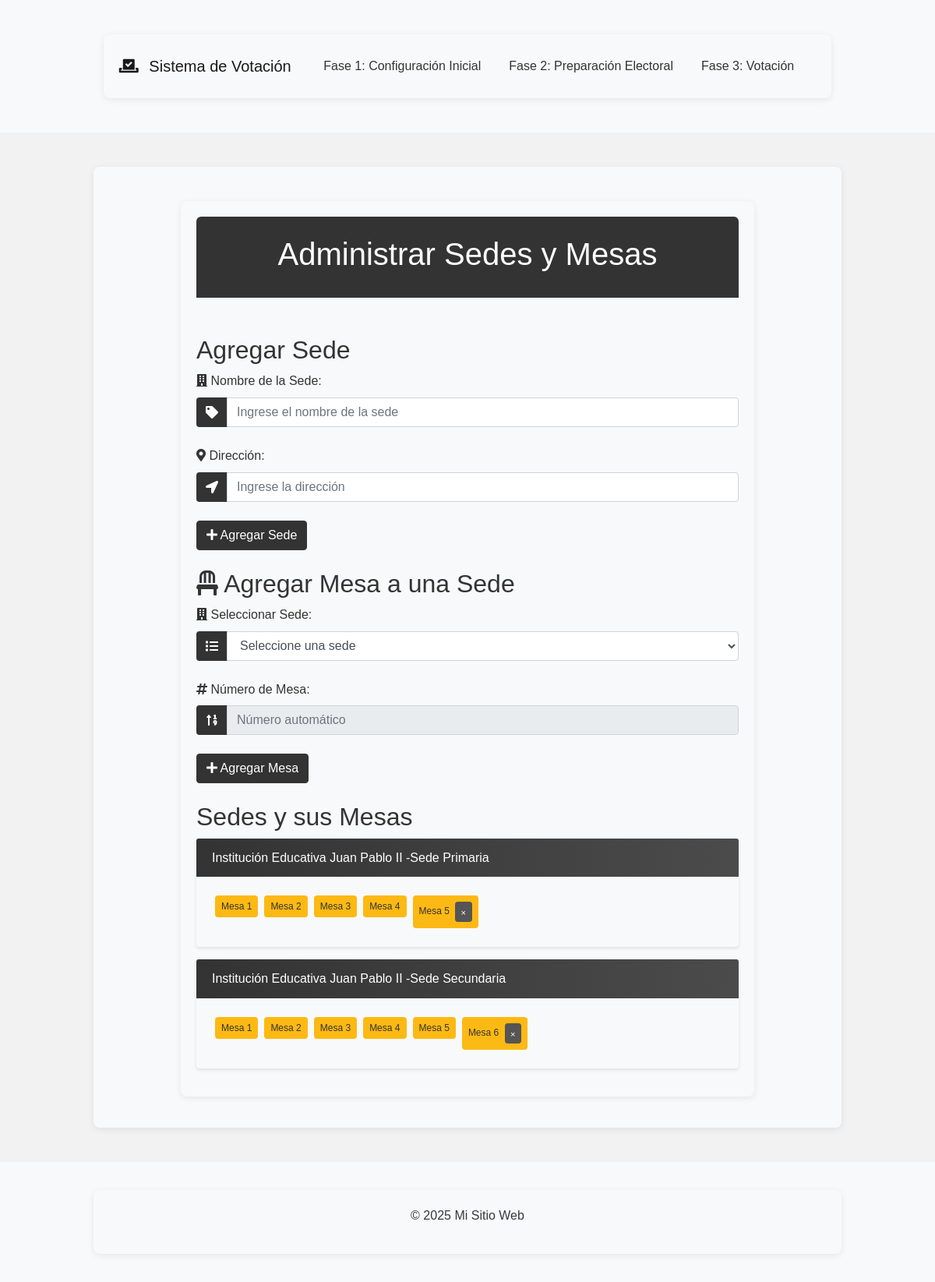
Page /sede/agregar on the committed database.
### models.py (models this page shows)
class Sede(db.Model):
    id = db.Column(db.Integer, primary_key=True)
    nombre = db.Column(db.String(100), nullable=False)
    direccion = db.Column(db.String(200), nullable=False)
    estudiantes = db.relationship('Estudiante', back_populates='sede')
    mesas = db.relationship('Mesa', back_populates='sede', cascade='all, delete-orphan')
    asignaciones = db.relationship('AsignacionMesa', back_populates='sede')
    asignaciones_testigos = db.relationship('AsignacionTestigo', back_populates='sede')

class Mesa(db.Model):
    id = db.Column(db.Integer, primary_key=True)
    sede_id = db.Column(db.Integer, db.ForeignKey('sede.id'), nullable=False)
    mesa_numero = db.Column(db.Integer, nullable=False)
    sede = db.relationship('Sede', back_populates='mesas')
    estudiantes = db.relationship('Estudiante', back_populates='mesa')
    asignaciones = db.relationship('AsignacionMesa', back_populates='mesa')
    asignaciones_testigos = db.relationship('AsignacionTestigo', back_populates='mesa')
    __table_args__ = (db.UniqueConstraint('sede_id', 'mesa_numero', name='_sede_mesa_uc'),)

### routes/sede_routes.py (the view, shortened to what this page needs)
@sede_bp.route('/sede/agregar', methods=['GET', 'POST'])
@verificar_acceso_ruta('sede.agregar_sede')
def agregar_sede(bloqueado=False):
    sedes = Sede.query.all()
    mesas = Mesa.query.all()
    return render_template('administrar_sedes_mesas.html', sedes=sedes, mesas=mesas, bloqueado=bloqueado)

### app.py (called while the page is built)
@app.context_processor
def inject_config():
    sistema_bloqueado = EventoCalendario.sistema_bloqueado()
    config = {
        'sistema_bloqueado': sistema_bloqueado,
        'calendario_bloqueado': sistema_bloqueado,
        'fase_actual': EventoCalendario.obtener_fase_actual(),
        'configuracion_finalizada': sistema_bloqueado,
        'fecha_finalizacion': datetime.now() if sistema_bloqueado else None
    }
    return {
        'config': config,
        'config_json': json.dumps(config, default=str)
    }

@app.context_processor
def utility_processor():
    return {
        'now': datetime.now
    }

### models.py (called while the page is built)
    @classmethod
    def sistema_bloqueado(cls):
        ultimo_evento = cls.query.order_by(cls.fecha_fin.desc()).first()
        if ultimo_evento:
            return datetime.now() > ultimo_evento.fecha_fin
        return False

    @classmethod
    def obtener_fase_actual(cls):
        ahora = datetime.now()
        for fase in range(1, 4):  # Asumiendo que hay 3 fases
            eventos = cls.query.filter_by(fase=fase).all()
            if any(evento.fecha_inicio <= ahora <= evento.fecha_fin for evento in eventos):
                return fase
        return 1  # Fase por defecto

### routes/sede_routes.py (called while the page is built)
@sede_bp.before_request
def before_request():
    print(f"Ruta llamada: {request.path}")

### templates/administrar_sedes_mesas.html (shortened to what this page needs)
{% extends "base.html" %}
{% block content %}
<div class="container mt-4">
    <header class="text-center py-4" style="border-radius: 6px 6px 0 0;" class="fas fa-user-graduate">
        <h1>Administrar Sedes y Mesas</h1>
    </header>
    <div class="mt-5">
        <form id="formSede" method="post" action="{{ url_for('sede.agregar_sede') }}" class="mb-4" >
            <h2 style="color: var(--primary-color)">
                Agregar Sede
            </h2>
            <div class="form-group">
                <label for="nombre_sede">
                    <i class="fas fa-building"></i> Nombre de la Sede:
                </label>
                <div class="input-group">
                    <div class="input-group-prepend">
                        <span class="input-group-text"><i class="fas fa-tag"></i></span>
                    </div>
                    <input type="text" id="nombre_sede" name="nombre_sede" class="form-control"
                        placeholder="Ingrese el nombre de la sede" required>
                </div>
            </div>
            <div class="form-group">
                <label for="direccion">
                    <i class="fas fa-map-marker-alt"></i> Dirección:
                </label>
                <div class="input-group">
                    <div class="input-group-prepend">
                        <span class="input-group-text"><i class="fas fa-location-arrow"></i></span>
                    </div>
                    <input type="text" id="direccion" name="direccion" class="form-control"
                        placeholder="Ingrese la dirección" required>
                </div>
            </div>
            <button type="submit" class="btn btn-primary">
                <i class="fas fa-plus"></i> Agregar Sede
            </button>
        </form>
        <form id="formMesa" method="post" action="{{ url_for('sede.agregar_mesas') }}" class="mb-4" >
            <h2 style="color: var(--primary-color)">
                <i class="fas fa-chair"></i> Agregar Mesa a una Sede
            </h2>
            <div class="form-group">
                <label for="sede_id">
                    <i class="fas fa-building"></i> Seleccionar Sede:
                </label>
                <div class="input-group">
                    <div class="input-group-prepend">
                        <span class="input-group-text"><i class="fas fa-list"></i></span>
                    </div>
                    <select id="sede_id" name="sede_id" class="form-control" required>
                        <option value="">Seleccione una sede</option>
                    </select>
                </div>
            </div>
            <div class="form-group">
                <label for="mesa_numero">
                    <i class="fas fa-hashtag"></i> Número de Mesa:
                </label>
                <div class="input-group">
                    <div class="input-group-prepend">
                        <span class="input-group-text"><i class="fas fa-sort-numeric-up"></i></span>
                    </div>
                    <input type="number" id="mesa_numero" name="mesa_numero" class="form-control"
                        placeholder="Número automático" required readonly>
                </div>
            </div>
            <button type="submit" class="btn btn-primary">
                <i class="fas fa-plus"></i> Agregar Mesa
            </button>
        </form>
        <h2 style="color: var(--primary-color)">Sedes y sus Mesas</h2>
        <div id="listaSedes">
            {% if sedes %}
            <div class="row">
                {% for sede in sedes %}
                <div class="col-12 mb-3">
                    <div class="card">
                        <div class="card-header d-flex justify-content-between align-items-center"
                            style="background-color: var(--primary-color); color: var(--white-color);">
                            <span>{{ sede.nombre }}</span>
                        </div>
                        <div class="card-body">
                            <div class="d-flex flex-wrap" id="mesas-sede-{{ sede.id }}">
                                {% for mesa in sede.mesas|sort(attribute='mesa_numero') %}
                                <div class="mesa-item m-1">
                                    <span class="badge p-2"
                                        style="background-color: var(--highlight-color); color: var(--dark-blue);">
                                        Mesa {{ mesa.mesa_numero }}
                                        {% if loop.last and not config.configuracion_finalizada %}
                                        <button class="btn btn-danger btn-sm ml-1 borrar-mesa"
                                            data-sede-id="{{ sede.id }}" data-mesa-id="{{ mesa.id }}"
                                            style="padding: 0.1rem 0.4rem; background-color: var(--secondary-color); border-color: var(--secondary-color);" aria-label="Eliminar mesa">
                                            <small>×</small>
                                        </button>
                                        {% endif %}
                                    </span>
                                </div>
                                {% endfor %}
                            </div>
                        </div>
                    </div>
                </div>
                {% endfor %}
            </div>
            {% endif %}
        </div>
    </div>
</div>
{% endblock %}

### static/css/main.css (style rules this page uses)
:root { --primary-color: #333; --secondary-color: #555; --accent-color: #28a745; --dark-blue: #333; --light-blue: #E6EFFD; --white-color: #FFFFFF; --gray-color: #F2F2F2; --dark-gray: #4B4B4B; --success-color: #28a745; --danger-color: #dc3545; --warning-color: #ffc107; --info-color: #4e5a5c; --background-color: #E5E5E5; --text-color: #4B4B4B; --highlight-color: #FDB913; --chart-primary: rgba(51, 51, 51, 0.8); --chart-secondary: rgba(85, 85, 85, 0.8); --chart-highlight: rgba(255, 198, 41, 0.8); --chart-dark: rgba(51, 51, 51, 0.8); --chart-light: rgba(240, 240, 240, 0.8); --chart-border-primary: rgba(51, 51, 51, 1); --chart-border-secondary: rgba(85, 85, 85, 1); --chart-border-highlight: rgba(255, 198, 41, 1); --chart-border-dark: rgba(51, 51, 51, 1); --chart-border-light: rgba(240, 240, 240, 1); --container-background: #F8F9FA; --dark-mode-background: #1a1a1a; --dark-mode-text: #ffffff; --dark-mode-card: #2d2d2d; --dark-mode-input: #333333; --dark-mode-border: #404040; }
body { font-family: 'Montserrat', sans-serif; line-height: 1.6; margin: 0; padding: 0; background-color: var(--gray-color); color: var(--dark-gray); min-height: 100vh; }
.container { max-width: 80%; margin: 0 auto; padding: 20px; background-color: var(--container-background); box-shadow: 0 2px 8px rgba(0, 0, 0, 0.08); border-radius: 8px; margin-top: 20px; margin-bottom: 20px; }
header { background: linear-gradient(to right, var(--primary-color), var(--dark-gray)); color: var(--white-color); padding: 20px; text-align: center; width: 100%; }
.btn-primary { background-color: var(--primary-color); border-color: var(--primary-color); color: var(--white-color); }
.badge { background-color: var(--highlight-color); color: var(--dark-gray); padding: 5px 10px; border-radius: 4px; }
.btn-danger { background-color: var(--secondary-color); border-color: var(--secondary-color); }
.card-header { background: linear-gradient(to right, var(--primary-color), var(--dark-gray)); color: var(--white-color); }
.mesa-item .badge { background-color: var(--highlight-color); color: var(--dark-gray); transition: all 0.3s ease; }
.badge { padding: 8px 12px; border-radius: 4px; font-weight: 500; }
.badge { background-color: var(--highlight-color); color: var(--dark-gray); padding: 5px 10px; border-radius: 4px; font-weight: 500; }
.badge { background-color: var(--highlight-color); color: var(--dark-gray); }
.card { border: 1px solid var(--light-gray); box-shadow: 0 2px 4px rgba(0, 0, 0, 0.1); transition: box-shadow 0.3s ease; }
.card-header { background: linear-gradient(to right, var(--primary-color), var(--dark-gray)); color: var(--white-color); border-bottom: none; }
.input-group-text { background-color: var(--primary-color); color: var(--white-color); border: none; min-width: 40px; justify-content: center; }
.form-group { margin-bottom: 1.5rem; }
label { color: var(--primary-color); font-weight: 500; margin-bottom: 0.5rem; }
.card, .list-group-item, .table { background-color: var(--container-background); }
body { font-family: Arial, sans-serif; line-height: 1.6; margin: 0; padding: 0; }
header { background: #333; color: #fff; padding: 10px 0; }

### rows in the picture
Sede: nombre "Institución Educativa Juan Pablo II -Sede Primaria"
Mesa: mesa_numero "1"
Mesa: mesa_numero "2"
Mesa: mesa_numero "3"
Mesa: mesa_numero "4"
Mesa: mesa_numero "5"
Sede: nombre "Institución Educativa Juan Pablo II -Sede Secundaria"
Mesa: mesa_numero "1"
Mesa: mesa_numero "2"
Mesa: mesa_numero "3"
Mesa: mesa_numero "4"
Mesa: mesa_numero "5"
Mesa: mesa_numero "6"
